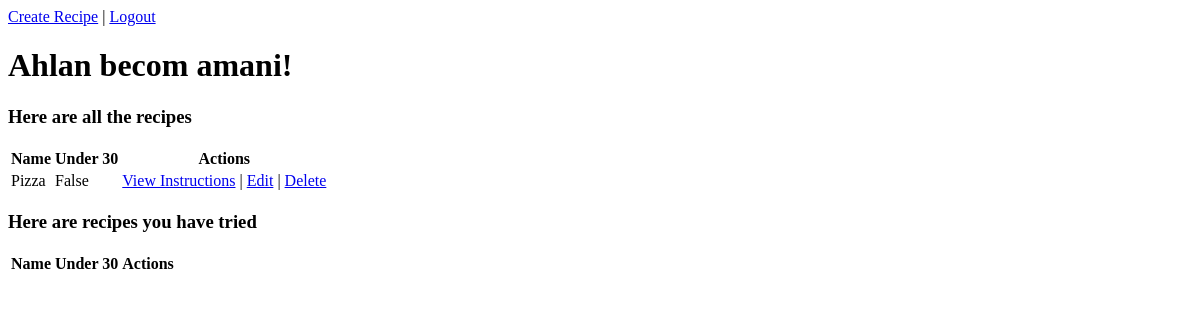
Page /recipes (signed in) on the earlier database version.
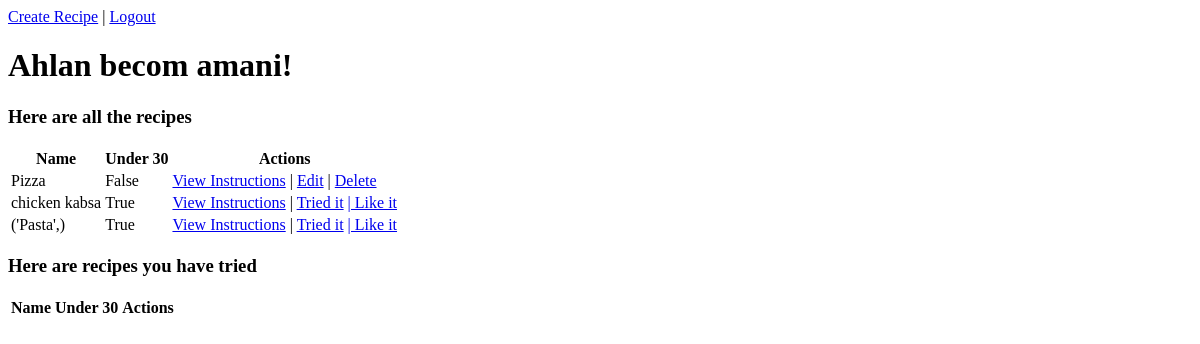
Same page on the later database version.
### recipes_app/models.py (models this page shows)
class User(models.Model):
    first_name = models.CharField(max_length=45)
    last_name = models.CharField(max_length=45)
    email = models.CharField(max_length=45, unique=True)
    password = models.CharField(max_length=100)
    created_at = models.DateTimeField(auto_now_add=True)
    updated_at = models.DateTimeField(auto_now=True)
    objects = UserManager()

class Recipe(models.Model):
    name = models.CharField(max_length=255)
    description = models.CharField(max_length=255)
    instruction = models.TextField()
    under_30 = models.BooleanField(default=False)
    upload_by = models.ForeignKey(
        User, related_name="recipes", on_delete=models.CASCADE)
    liked_by = models.ManyToManyField(User, related_name="liked_recipes")
    tried_by = models.ManyToManyField(User, related_name="tried_recipes")
    created_at = models.DateTimeField(auto_now_add=True)
    updated_at = models.DateTimeField(auto_now=True)
    objects = RecipeManager()

### recipes_app/views.py (the view)
# urls.py: path('recipes', views.recipes),
def recipes(request):
    if 'uid' not in request.session:
        return redirect("/")
    context = {
        "user": User.objects.get(id=request.session['uid']),
        "all_recipes": Recipe.objects.all(),
        "user_tried_recipes": Recipe.objects.filter(tried_by=User.objects.get(id=request.session['uid']))
    }
    return render(request, "recipes.html", context)

### recipes_app/templates/recipes.html (shortened to what this page needs)
<!DOCTYPE html>
<html lang="en">
  <head>
  </head>
  <body>
    <a href="/recipes/new">Create Recipe</a> | <a href="/logout">Logout</a>
    <h1>Ahlan becom {{ user.first_name}}!</h1>
    <h3>Here are all the recipes</h3>
    <table>
      <thead>
        <th>Name</th>
        <th>Under 30</th>
        <th>Actions</th>
      </thead>
      {% for recipe in all_recipes %}
        {% if user not in recipe.tried_by.all %}
          <tr>
          <td>{{recipe.name}}</td>
          <td>{{recipe.under_30}}</td>
          <td>
            <a href="/recipes/{{recipe.id}}">View Instructions</a> |
            {% if user.id == recipe.upload_by.id %}
            <a href="/recipes/{{recipe.id}}/edit">Edit</a> |
            <a href="/recipes/{{recipe.id}}/delete">Delete</a>
              {% else %}
            <a href="/recipes/{{recipe.id}}/tried">Tried it</a>
              {% if user not in recipe.liked_by.all %}
            <a href="/recipes/{{recipe.id}}/like"> | Like it</a>
              {% else %} | <a href="/recipes/{{recipe.id}}/unlike">Unlike it</a>
            {% endif %}
          {% endif %}
          </td>
      </tr>
      {% endif %} {% endfor %}
    </table>
    <h3>Here are recipes you have tried</h3>
    <table>
      <thead>
        <th>Name</th>
        <th>Under 30</th>
        <th>Actions</th>
      </thead>
    </table>
  </body>
</html>

Differences in the rows shown:
added Recipe: name "chicken kabsa", under_30 "True"
added Recipe: name "('Pasta',)", under_30 "True"
